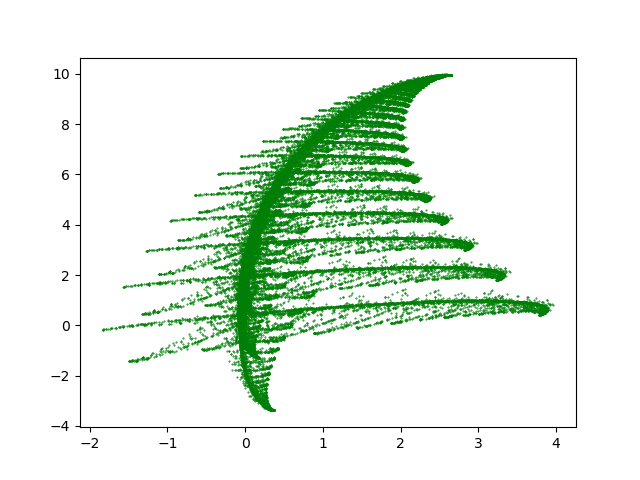
#> input picture pfern.png, 640 x 480 px
$ python housdroff.py
#> lines starting #> are read from the running program, lines starting #| are printed output that depends on the picture
import numpy as np
import pylab as pl
import sys

def rgb2gray(rgb):
    r, g, b = rgb[:, :, 0], rgb[:, :, 1], rgb[:, :, 2]
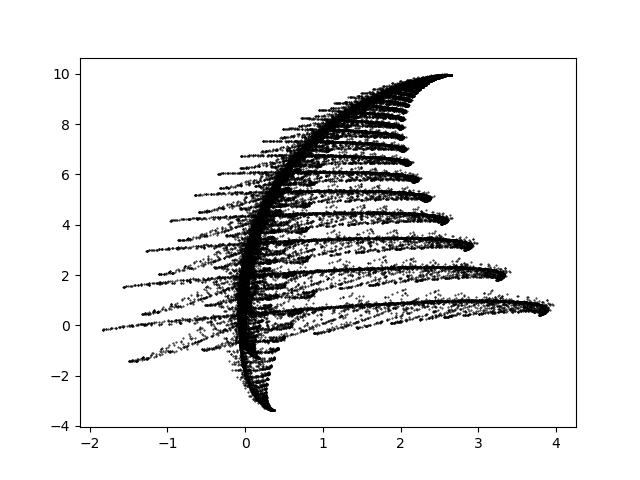
#> r: shape (480, 640) float32; min 0, max 1, mean 0.896
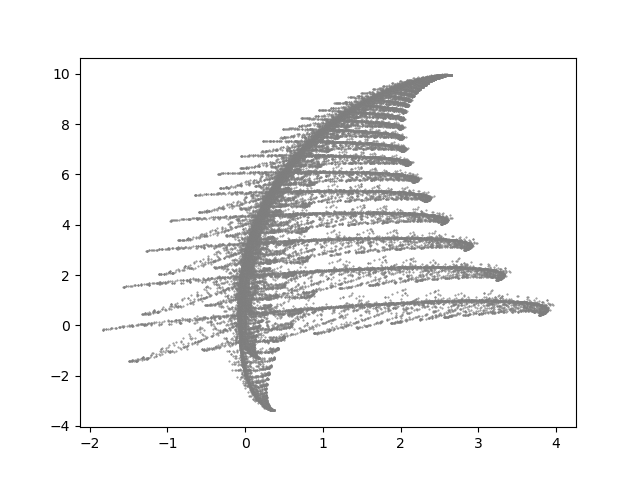
#> g: shape (480, 640) float32; min 0, max 1, mean 0.944
    gray = 0.2989 * r + 0.5870 * g + 0.1140 * b
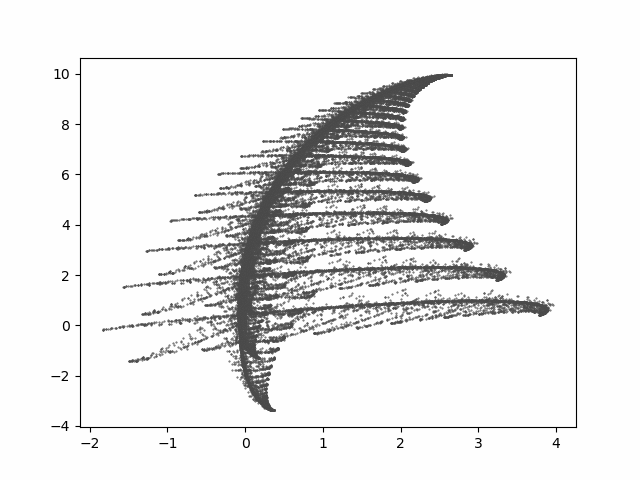
#> gray: shape (480, 640) float32; min 0, max 1, mean 0.924
    return gray


image = rgb2gray(pl.imread("pfern.png"))
#finding all the non-zero pixels
# [44 lines left out: function cost_function, not called in this run]


if __name__=='__main__':
#> (the run stopped early here; a loop or call above may not have finished)
